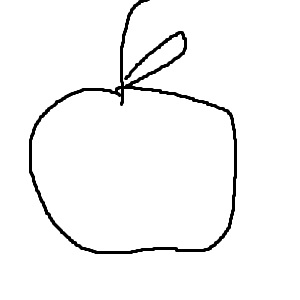
#> input picture data/apple/10.jpg, 300 x 300 px; its folder holds only this picture in this run
$ jupyter execute --allow-errors process_img.ipynb
#> lines starting #> are read from the running program, lines starting #| are printed output that depends on the picture
#> further down, img_array is the input picture: shape (300, 300); min 0, max 255, mean 246.5
#> pass 2 of the loop `for category in CATEGORIES :`:
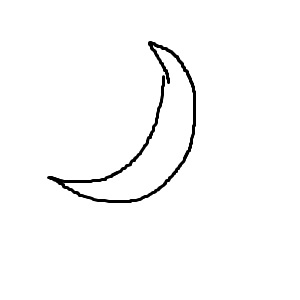
#> input picture data/banana/1.jpg, 300 x 300 px
#> img_array is the input picture: shape (300, 300); min 0, max 255, mean 250.2
[cell 1]
import numpy as np
import os
from matplotlib import pyplot as plt
import cv2
import random
import pickle

[cell 2]
# !pip install opencv-python

[cell 3]
file_list = []
class_list = []

DATADIR = "data"

# All the categories you want your neural network to detect
CATEGORIES = ["apple","banana","baseball","bee","camera","car","clock","diamond","hand","tornado"]

[cell 4]
IMG_SIZE = 28

#> (a cell that did not finish here is left out)

[cell 6]
print(img_array.shape)
#| (300, 300)

[cell 7]
new_array = cv2.resize(img_array, (IMG_SIZE, IMG_SIZE))
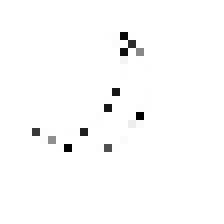
#> new_array: shape (28, 28) (shown 8 times larger); min 0, max 255, mean 251.7
plt.imshow(new_array, cmap ="gray")
plt.show()

[cell 8]
def create_training_data():
    for category in CATEGORIES :
        path = os.path.join(DATADIR, category)
        class_num = CATEGORIES.index(category)
        for img in os.listdir(path):
            try :
                img_array = cv2.imread(os.path.join(path, img), cv2.IMREAD_GRAYSCALE)
                new_array = cv2.resize(img_array, (IMG_SIZE, IMG_SIZE), interpolation = cv2.INTER_AREA)
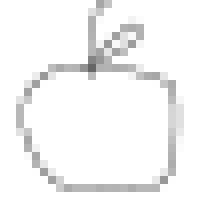
#> new_array: shape (28, 28) (shown 8 times larger); min 102, max 255, mean 246.5
                training_data.append([new_array, class_num])
            except Exception as e:
                pass
#> pass 2 of the loop in create_training_data, `for category in CATEGORIES :`:
#> in create_training_data, `new_array = cv2.resize(img_array, (IMG_SIZE, IMG_SIZE), interpolation ..`:
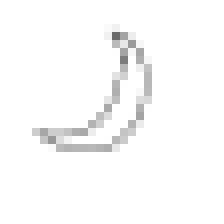
#> new_array: shape (28, 28) (shown 8 times larger); min 108, max 255, mean 250.2

#> (the rest of this cell did not finish here and is left out)
